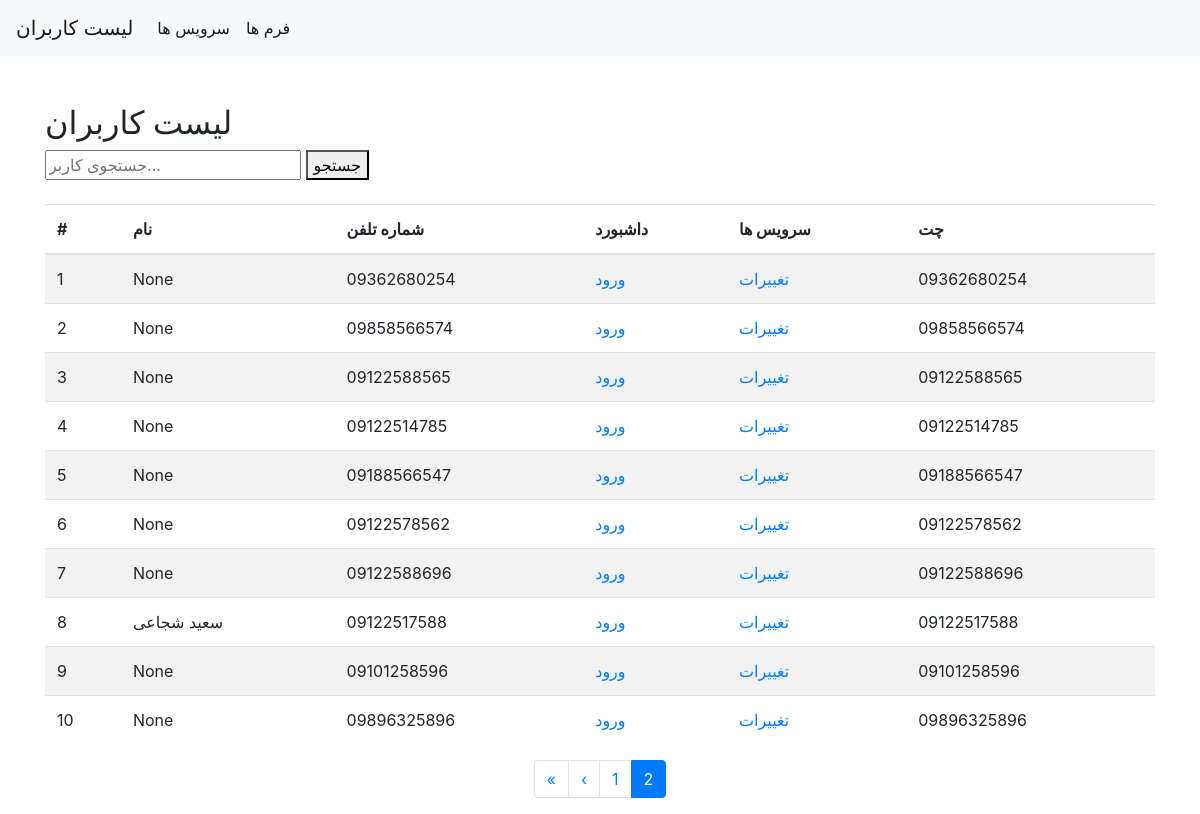
The page /admin-list/?page=2 (signed in) on the database as committed earlier.
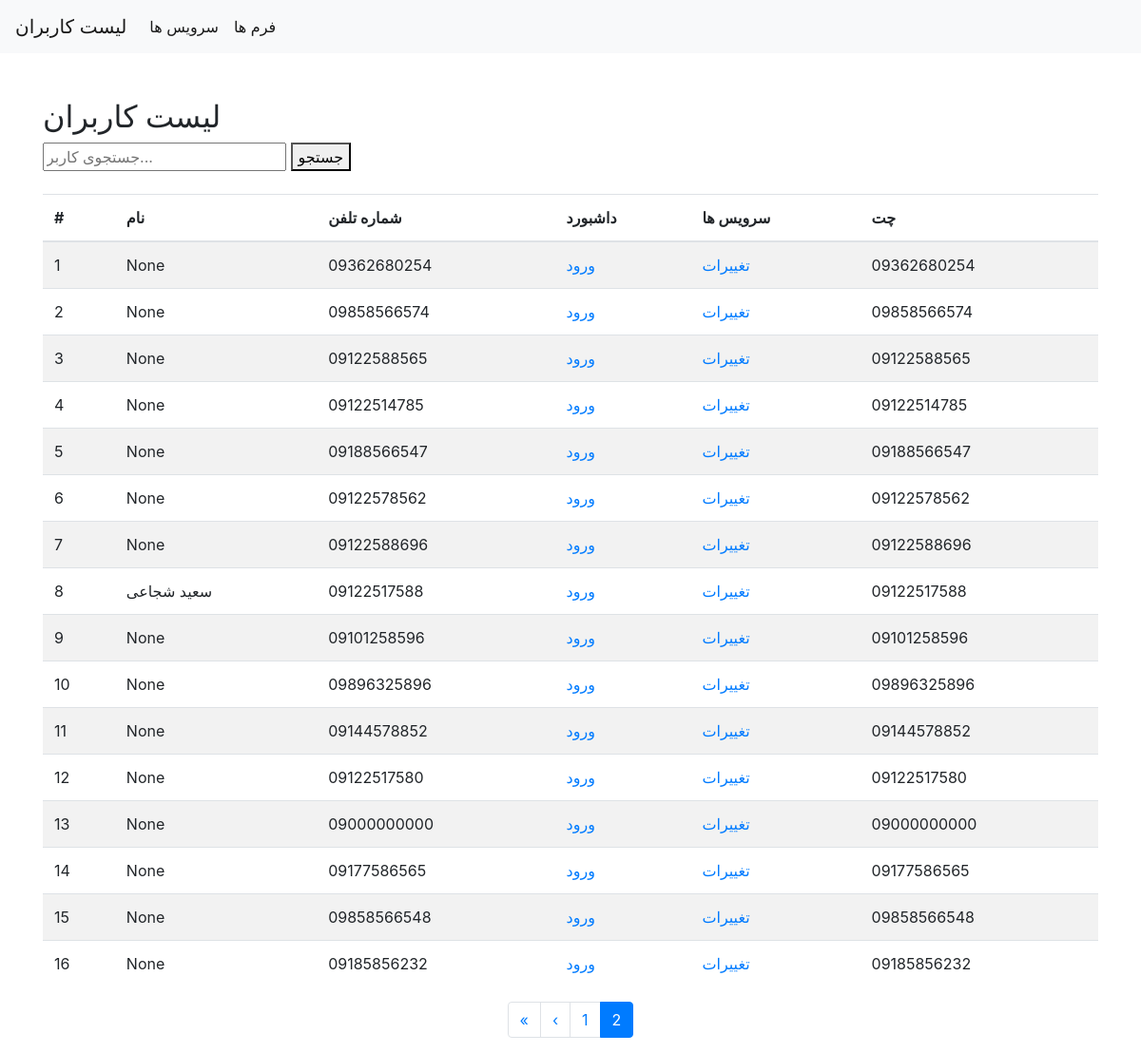
The same page on the database as committed later.
### users/models.py (models this page shows)
class Client(AbstractUser):
    name = models.CharField(max_length=120, null=True, blank=True)
    username = models.CharField(max_length=11, unique=True)  # تغییر فیلد username برای ذخیره شماره تلفن
    is_questioned = models.BooleanField(default=False)
    otp = models.IntegerField()
    timestamp = models.DateTimeField(default=now)
    USERNAME_FIELD = 'username'
    REQUIRED_FIELDS = []

### users/admin/user_list.py (the view)
# urls.py: path('admin-list/',user_list,name='userlist'),
def user_list(request):
    if not request.user.is_superuser:
        return JsonResponse({'error': 'دسترسی غیرمجاز'}, status=403)
    search_query = request.POST.get('pk', '') if request.method == "POST" else request.GET.get('search', '')
    if search_query:
        users = Client.objects.filter(username__icontains=search_query) | Client.objects.filter(
            name__icontains=search_query)
    else:
        users = Client.objects.all()  # نمایش تمام کاربران
    paginator = Paginator(users, 25)  # 25 کاربر در هر صفحه
    page_number = request.GET.get('page')  # شماره صفحه از URL
    page_obj = paginator.get_page(page_number)  # دریافت صفحه مورد نظر
    return render(request, 'users/userlist.html', {
        'page_obj': page_obj,
        'search_query': search_query  # ارسال کوئری جستجو به قالب
    })

### users/templates/users/userlist.html (shortened to what this page needs)
<!DOCTYPE html>
<html lang="fa">
<head>
    <link href="https://stackpath.bootstrapcdn.com/bootstrap/4.5.2/css/bootstrap.min.css" rel="stylesheet">
</head>
<body>
<nav class="navbar navbar-expand-lg navbar-light bg-light">
    <a class="navbar-brand" href="http://localhost:8000/admin-list/">لیست کاربران</a>
    <div class="collapse navbar-collapse" id="navbarNavDropdown">
        <ul class="navbar-nav">
            <li class="nav-item active">
                <a class="nav-link" href="http://localhost:8000/admin-service/">سرویس ها </a>
            </li>
            <li class="nav-item active">
                <a class="nav-link" href="#">فرم ها</a>
            </li>
        </ul>
    </div>
</nav>
<div class="container mt-5">
    <h2>لیست کاربران</h2>
    <form method="GET" action="{% url 'userlist' %}">
        <input type="text" name="search" value="{{ search_query }}" placeholder="جستجوی کاربر...">
        <button type="submit">جستجو</button>
    </form>
    <table class="table table-striped mt-4">
        <thead>
        <tr>
            <th>#</th>
            <th>نام</th>
            <th>شماره تلفن</th>
            <th>داشبورد</th>
            <th>سرویس ها</th>
            <th>چت</th>
        </tr>
        </thead>
        <tbody id="user-table-body">
        {% for user in page_obj %}
            <tr>
                <td>{{ forloop.counter }}</td>
                <td>{{ user.name }}</td>
                <td>{{ user.username }}</td>
                {% if user.username %}
                    <td><a href="{% url 'users:dashboard_with_username' username=user.username %}">ورود</a></td>
                {% else %}
                    <td>نام کاربری موجود نیست</td>
                {% endif %}
                {% if user.username %}
                    <td><a href="{% url 'servicelist' username=user.username %}">تغییرات</a></td>
                {% else %}
                    <td>کاربر موجود نیست</td>
                {% endif %}
                <td>{{ user.username }}</td>
            </tr>
        {% empty %}
            <tr>
                <td colspan="3" class="text-center">هیچ کاربری یافت نشد</td>
            </tr>
        {% endfor %}
        </tbody>
    </table>
</div>
<div class="d-flex justify-content-center">
    <nav aria-label="Page navigation example">
        <ul class="pagination">
            {% if page_obj.has_previous %}
                <li class="page-item">
                    <a class="page-link" href="?page=1" aria-label="First">
                        <span aria-hidden="true">&laquo;</span>
                    </a>
                </li>
                <li class="page-item">
                    <a class="page-link" href="?page={{ page_obj.previous_page_number }}" aria-label="Previous">
                        <span aria-hidden="true">&lsaquo;</span>
                    </a>
                </li>
            {% endif %}
            {% for i in page_obj.paginator.page_range %}
                {% if page_obj.number == i %}
                    <li class="page-item active" aria-current="page">
                        <span class="page-link">{{ i }}</span>
                    </li>
                {% else %}
                    <li class="page-item">
                        <a class="page-link" href="?page={{ i }}">{{ i }}</a>
                    </li>
                {% endif %}
            {% endfor %}
        </ul>
    </nav>
</div>
</body>
</html>

Rows that differ between the two databases and show on the page:
added Client: name "None", username "09144578852", shows "ورود", shows "تغییرات"
added Client: name "None", username "09122517580", shows "ورود", shows "تغییرات"
added Client: name "None", username "09000000000", shows "ورود", shows "تغییرات"
added Client: name "None", username "09177586565", shows "ورود", shows "تغییرات"
added Client: name "None", username "09858566548", shows "ورود", shows "تغییرات"
added Client: name "None", username "09185856232", shows "ورود", shows "تغییرات"
